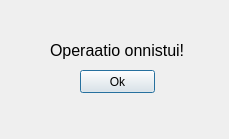
<?xml version="1.0" encoding="UTF-8"?>
<ui version="4.0">
 <class>Dialog</class>
 <widget class="QDialog" name="Dialog">
  <property name="geometry">
   <rect>
    <x>0</x>
    <y>0</y>
    <width>229</width>
    <height>139</height>
   </rect>
  </property>
  <property name="windowTitle">
   <string>Dialog</string>
  </property>
  <widget class="QLabel" name="label">
   <property name="geometry">
    <rect>
     <x>50</x>
     <y>30</y>
     <width>140</width>
     <height>40</height>
    </rect>
   </property>
   <property name="font">
    <font>
     <pointsize>12</pointsize>
    </font>
   </property>
   <property name="text">
    <string>Operaatio onnistui!</string>
   </property>
  </widget>
  <widget class="QPushButton" name="successOkPushButton">
   <property name="geometry">
    <rect>
     <x>80</x>
     <y>70</y>
     <width>75</width>
     <height>23</height>
    </rect>
   </property>
   <property name="text">
    <string>Ok</string>
   </property>
  </widget>
 </widget>
 <resources/>
 <connections/>
</ui>
